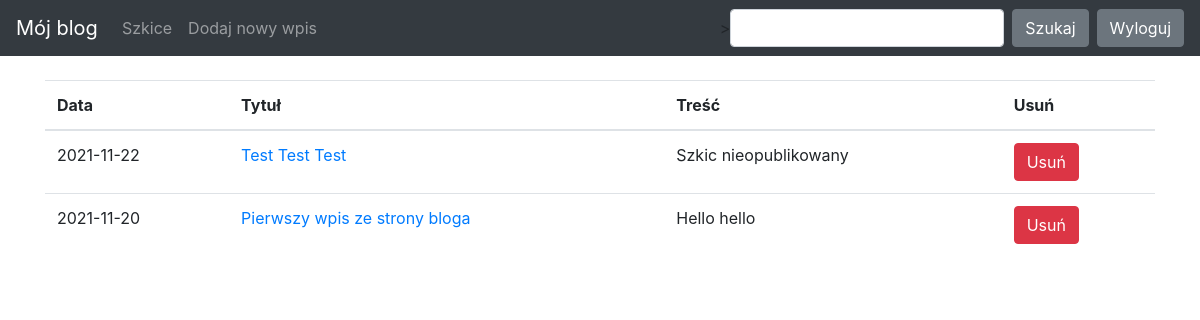
Page /drafts/ (signed in) on the committed database.
### blog/models.py (models this page shows)
class Entry(db.Model):
   id = db.Column(db.Integer, primary_key=True)
   title = db.Column(db.String(80), nullable=False)
   body = db.Column(db.Text, nullable=False)
   pub_date = db.Column(db.DateTime, nullable=False,
       default=datetime.datetime.utcnow)
   is_published = db.Column(db.Boolean, default=False)

### blog/routes.py (the view)
@app.route("/drafts/", methods=['GET'])
@login_required
def list_drafts():
   drafts = Entry.query.filter_by(is_published=False).order_by(Entry.pub_date.desc())
   return render_template("drafts.html", drafts=drafts)

### blog/routes.py (called while the page is built)
def login_required(view_func):
   @functools.wraps(view_func)
   def check_permissions(*args, **kwargs):
       if session.get('logged_in'):
           return view_func(*args, **kwargs)
       return redirect(url_for('login', next=request.path))
   return check_permissions

### blog/templates/drafts.html
{% extends "base.html" %}
{% block content %}
<table class="table">
   <thead>
     <tr>
       <th scope="col">Data</th>
       <th scope="col">Tytuł</th>
       <th scope="col">Treść</th>
       <th scope="col">Usuń</th>
     </tr>
   </thead>
   <tbody>
       {% for post in drafts %}
     <tr>
       <td>
           {{ post.pub_date.strftime('%Y-%m-%d') }}
       </td>
       <td>
           <a href="{{ url_for('edit_entry', entry_id=post.id) }}">
               {{ post.title }}
           </a>
       </td>
       <td>{{ post.body|truncate(80, true) }}</td>
       <td>
       <form action="{{ url_for('delete_entry', entry_id=post.id) }}"" method="POST">
       <button type="submit" class="btn btn-danger">Usuń</button>
       </form>
      </td>
     </tr>
     {% endfor %}
   </tbody>
 </table>
{% endblock %}

### blog/templates/base.html (style rules this page uses)
body { padding-top: 5rem; }

### rows in the picture
Entry: pub_date "2021-11-22", title "Test Test Test", body "Szkic nieopublikowany"
Entry: pub_date "2021-11-20", title "Pierwszy wpis ze strony bloga", body "Hello hello"
